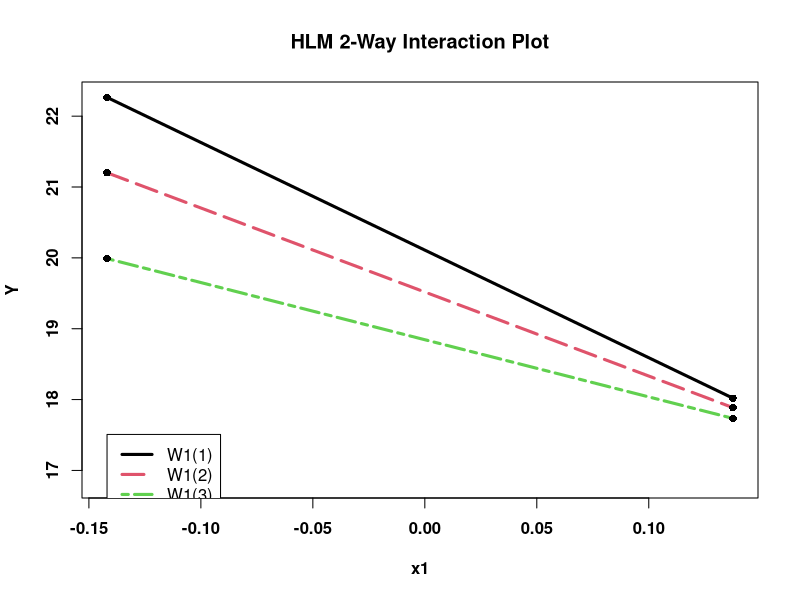

Recreate this plot in R.
xx <- c(-0.1419,0.1376)   #  <-- change to alter plot dims
yy <- c(16.8282,22.2647)   #  <-- change to alter plot dims
leg <- c(-0.1419,17.5078)   #  <-- change to alter legend location
x <- c(-0.1419,0.1376)   #  <-- x-coords for lines
y1 <- c(22.2647,18.0191)
y2 <- c(21.2009,17.8859)
y3 <- c(19.9898,17.7343)
plot(xx,yy,type='n',font=2,font.lab=2,xlab='x1',ylab='Y',main='HLM 2-Way Interaction Plot')
lines(x,y1,lwd=3,lty=1,col=1)
lines(x,y2,lwd=3,lty=5,col=2)
lines(x,y3,lwd=3,lty=6,col=3)
points(x,y1,col=1,pch=16)
points(x,y2,col=1,pch=16)
points(x,y3,col=1,pch=16)
legend(leg[1],leg[2],legend=c('W1(1)','W1(2)','W1(3)'),lwd=c(3,3,3),lty=c(1,5,6),col=c(1,2,3))
